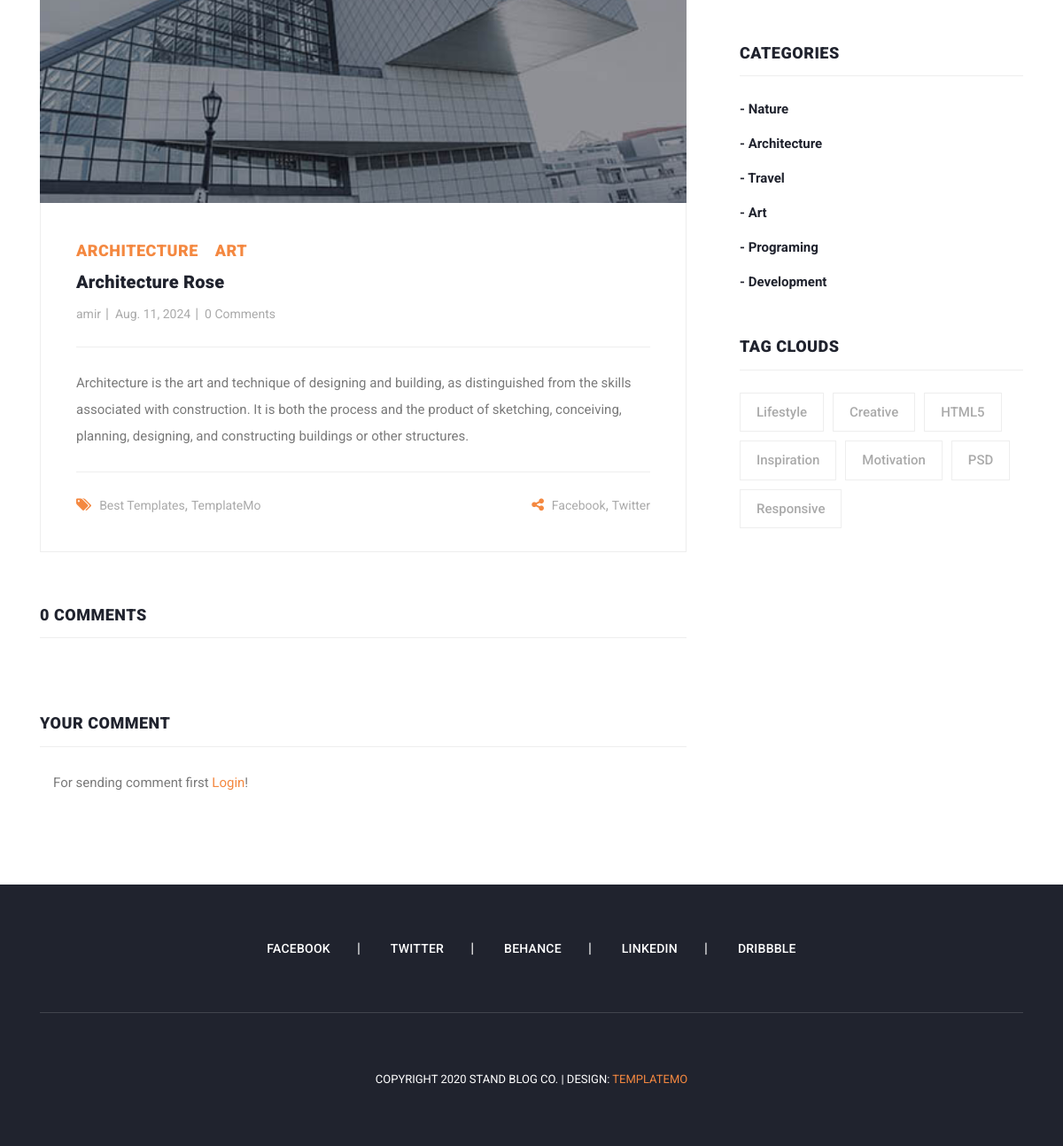
/posts/4/ (lower part), run on an earlier commit of the app's database.
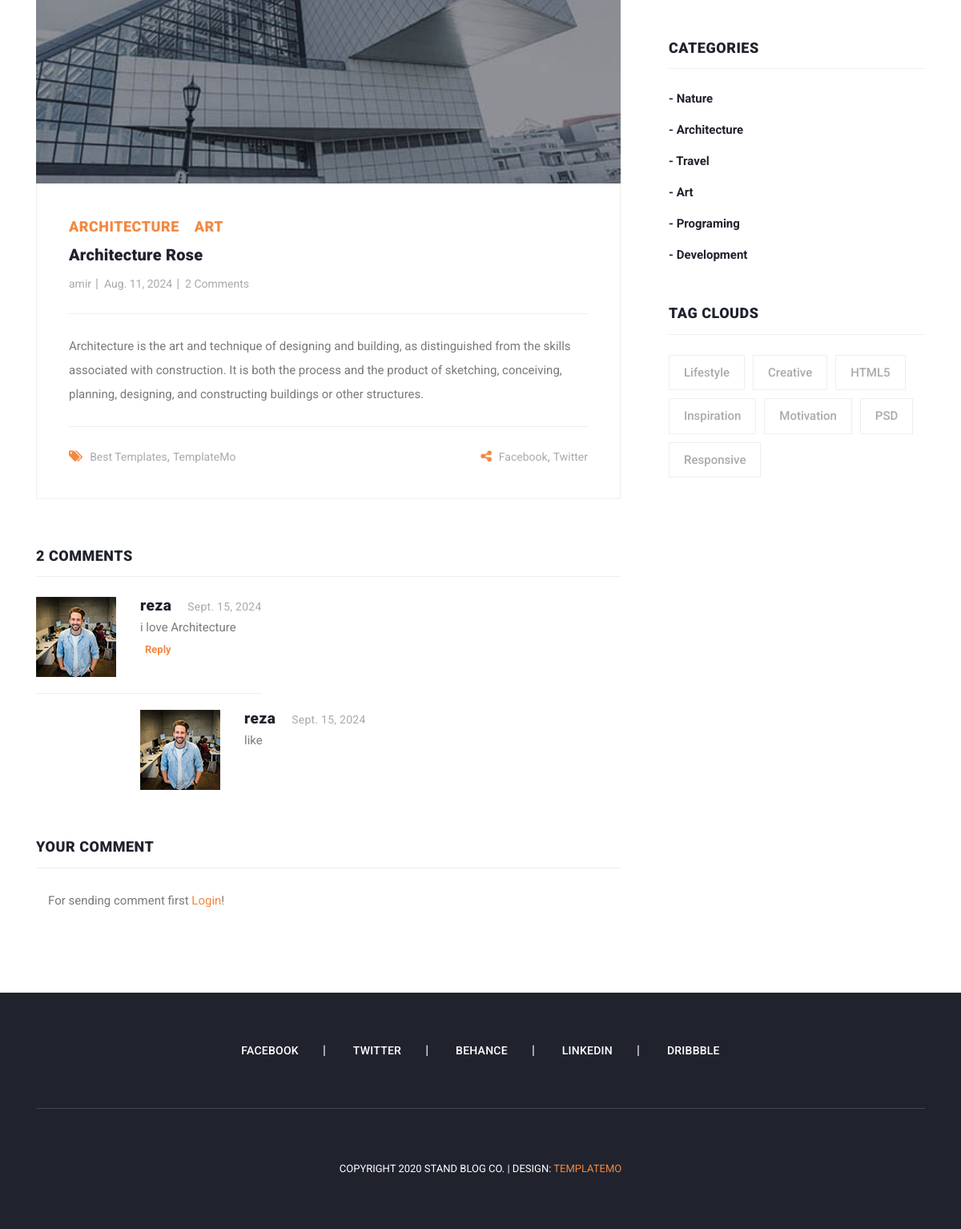
And on a later commit of the database.
### blog_app/models.py (models this page shows, shortened)
class Post(models.Model):
    author = models.ForeignKey(User, on_delete=models.CASCADE)
    title = models.CharField(max_length=100, unique_for_date='pub_date')
    category = models.ManyToManyField(Category)
    body = models.TextField()
    image = models.ImageField(upload_to='img/post')
    published = models.BooleanField(default=True)
    created = models.DateField(auto_now_add=True)
    updated = models.DateField(auto_now=True)
    pub_date = models.DateField(default=timezone.now())
    objects = ModelManager()
    class Meta:
        ordering = ('created',)
    def get_absolute_url(self):
        return reverse('blog:post_details', kwargs={'pk': self.pk})

class Category(models.Model):
    title = models.CharField(max_length=100)
    created = models.TimeField(auto_now_add=True)
    def __str__(self):
        return self.title

class Comment(models.Model):
    post = models.ForeignKey(Post, on_delete=models.CASCADE, related_name='comments')
    user = models.ForeignKey(User, on_delete=models.CASCADE, related_name='comments')
    parent = models.ForeignKey('self', blank=True, null=True, on_delete=models.CASCADE, related_name='replies')
    body = models.TextField()
    created = models.DateField(auto_now_add=True)

### account_app/models.py (models this page shows, shortened)
class Profile(models.Model):
    user = models.OneToOneField(User, on_delete=models.CASCADE)
    national_code = models.CharField(max_length=10)
    image = models.ImageField(upload_to='profile/img', blank=True, null=True)

### blog_app/views.py (the view)
# urls.py: path('posts/<int:pk>/', views.post_details, name='post_details'),
def post_details(request, pk):
    post = get_object_or_404(Post, pk=pk)
    if request.method == 'POST':
        parent_id = request.POST.get('parent_id')
        body = request.POST.get('body')
        Comment.objects.create(post=post, user=request.user, body=body, parent_id=parent_id)
    return render(request, 'blog_app/post_details.html', {'post': post})

### context_processors/context_processors.py (called while the page is built)
def recent_posts(request):
    return {'recent_posts': Post.objects.order_by('-created')[:3]}

def categorise(request):
    return {'categorise': Category.objects.all()}

### blog_app/templates/blog_app/post_details.html (shortened to what this page needs)
{% extends 'base.html' %}
{% load static %}
{% block content %}
    <section class="blog-posts grid-system">
        <div class="container">
            <div class="row">
                <div class="col-lg-8">
                    <div class="all-blog-posts">
                        <div class="row">
                            <div class="col-lg-12">
                                <div class="blog-post">
                                    <div class="blog-thumb">
                                        <img src="{{ post.image.url }}" alt="">
                                    </div>
                                    <div class="down-content">
                                        {% for cat in post.category.all %}
                                            <span style="margin-right: 15px">{{ cat }}</span>
                                        {% endfor %}
                                        <a href="post-details.html"><h4>{{ post.title }}</h4></a>
                                        <ul class="post-info">
                                            <li><a href="#">{{ post.author }}</a></li>
                                            <li><a href="#">{{ post.created }}</a></li>
                                            <li><a href="#">{{ post.comments.count }} Comments</a></li>
                                        </ul>
                                        <p>{{ post.body }}</p>
                                        <div class="post-options">
                                            <div class="row">
                                                <div class="col-6">
                                                    <ul class="post-tags">
                                                        <li><i class="fa fa-tags"></i></li>
                                                        <li><a href="#">Best Templates</a>,</li>
                                                        <li><a href="#">TemplateMo</a></li>
                                                    </ul>
                                                </div>
                                                <div class="col-6">
                                                    <ul class="post-share">
                                                        <li><i class="fa fa-share-alt"></i></li>
                                                        <li><a href="#">Facebook</a>,</li>
                                                        <li><a href="#"> Twitter</a></li>
                                                    </ul>
                                                </div>
                                            </div>
                                        </div>
                                    </div>
                                </div>
                            </div>
                            <div class="col-lg-12">
                                <div class="sidebar-item comments">
                                    <div class="sidebar-heading">
                                        <h2>{{ post.comments.count }} comments</h2>
                                    </div>
                                    <div class="content">
                                        <ul>
                                            {% for comment in post.comments.all %}
                                                {% if comment.parent == None %}
                                                    <li style="display: table">
                                                        <div class="author-thumb">
                                                            {% if comment.user.profile.image %}
                                                                <img src="{{ comment.user.profile.image.url }}"
                                                                     alt="profile_img">
                                                            {% else %}
                                                                <img src="{% static 'icon/profile.png' %}"
                                                                     alt="profile_img">
                                                            {% endif %}
                                                        </div>
                                                        <div class="right-content">
                                                            <h4>{{ comment.user.username }}<span>{{ comment.created }}</span>
                                                            </h4>
                                                            <p>{{ comment.body }}</p>
                                                            <button onclick="is_reply({{ comment.id }})"
                                                                    style=" font-weight: bold ; font-size: 13px;  background: transparent; border: none; color: #f48840">
                                                                Reply
                                                            </button>
                                                        </div>
                                                    </li>
                                                    {% for reply in comment.replies.all %}
                                                        <li class="replied" style="display: table">
                                                            <div class="author-thumb">
                                                                {% if reply.user.profile.image %}
                                                                    <img src="{{ reply.user.profile.image.url }}"
                                                                         alt="profile_img">
                                                                {% else %}
                                                                    <img src="{% static 'icon/profile.png' %}"
                                                                         alt="profile_img">
                                                                {% endif %}
                                                            </div>
                                                            <div class="right-content">
                                                                <h4>{{ reply.user.username }}<span>{{ reply.created }}</span>
                                                                </h4>
                                                                <p>{{ reply.body }}</p>
                                                            </div>
                                                        </li>
                                                    {% endfor %}
                                                {% endif %}
                                            {% endfor %}
                                        </ul>
                                    </div>
                                </div>
                            </div>
                            <div class="col-lg-12">
                                <div class="sidebar-item submit-comment">
                                    <div class="sidebar-heading">
                                        <h2>Your comment</h2>
                                    </div>
                                    <div class="content">
                                        {% if request.user.is_authenticated %}
                                            <form id="comment" action="" method="post">
                                                {% csrf_token %}
                                                <div class="row">
                                                    <input type="hidden" id="parent_id" name="parent_id">
                                                    <div class="col-lg-12">
                                                        <fieldset>
                                                        <textarea name="body" rows="6" id="body"
                                                                  placeholder="Type your comment"
                                                                  required=""></textarea>
                                                        </fieldset>
                                                    </div>
                                                    <div class="col-lg-12">
                                                        <fieldset>
                                                            <button type="submit" id="form-submit" class="main-button">
                                                                Submit
                                                            </button>
                                                        </fieldset>
                                                    </div>
                                                </div>
                                            </form>
                                        {% else %}
                                            <div class="col-lg-12">
                                                <fieldset>
                                                    <P>For sending comment first <a href="{% url 'account_app:login' %}"
                                                                                    style="color: #f48840">Login</a>!
                                                    </P>
                                                </fieldset>
                                            </div>
                                        {% endif %}
                                    </div>
                                </div>
                            </div>
                        </div>
                    </div>
                </div>
                {% include 'includes/sidebar.html' %}
            </div>
        </div>
    </section>
{% endblock %}

### templates/base.html (shortened to what this page needs)
{% load static %}
<!DOCTYPE html>
<html lang="en">
    <head>
        {% include 'includes/head_references.html' %}
    </head>
    <body>
        {% block content %}
        {% endblock %}
        {% include 'includes/footer.html' %}
    </body>
</html>

### templates/includes/head_references.html (shortened to what this page needs)
{% load static %}
<link href="{% static 'vendor/bootstrap/css/bootstrap.min.css' %}" rel="stylesheet">
<link rel="stylesheet" href="{% static 'css/fontawesome.css' %}">
<link rel="stylesheet" href="{% static 'css/templatemo-stand-blog.css' %}">
<link rel="stylesheet" href="{% static 'css/owl.css' %}">

### templates/includes/header.html (shortened to what this page needs)
{% load static %}

### templates/includes/sidebar.html (shortened to what this page needs)
<div class="col-lg-4">
    <div class="sidebar">
        <div class="row">
            <div class="col-lg-12">
                <div class="sidebar-item categories">
                    <div class="sidebar-heading">
                        <h2>Categories</h2>
                    </div>
                    <div class="content">
                        <ul>
                            {% for cat in categorise %}
                                <li><a href="{% url 'blog:category_details' cat.pk %}">- {{ cat.title }}</a></li>
                            {% endfor %}
                        </ul>
                    </div>
                </div>
            </div>
            <div class="col-lg-12">
                <div class="sidebar-item tags">
                    <div class="sidebar-heading">
                        <h2>Tag Clouds</h2>
                    </div>
                    <div class="content">
                        <ul>
                            <li><a href="#">Lifestyle</a></li>
                            <li><a href="#">Creative</a></li>
                            <li><a href="#">HTML5</a></li>
                            <li><a href="#">Inspiration</a></li>
                            <li><a href="#">Motivation</a></li>
                            <li><a href="#">PSD</a></li>
                            <li><a href="#">Responsive</a></li>
                        </ul>
                    </div>
                </div>
            </div>
        </div>
    </div>
</div>

### templates/includes/footer.html
{% load static %}
<footer>
    <div class="container">
        <div class="row">
            <div class="col-lg-12">
                <ul class="social-icons">
                    <li><a href="#">Facebook</a></li>
                    <li><a href="#">Twitter</a></li>
                    <li><a href="#">Behance</a></li>
                    <li><a href="#">Linkedin</a></li>
                    <li><a href="#">Dribbble</a></li>
                </ul>
            </div>
            <div class="col-lg-12">
                <div class="copyright-text">
                    <p>Copyright 2020 Stand Blog Co.
                        | Design: <a rel="nofollow" href="https://templatemo.com"
                                     target="_parent">TemplateMo</a></p>
                </div>
            </div>
        </div>
    </div>
</footer>

### templates/includes/footer_references.html (shortened to what this page needs)
{% load static %}

What changed in the data, as far as the page shows it:
computed for Post "Architecture Rose": comments.count "0" → "2"
added Comment: user.profile.image (picture), user.username "reza", created "Sept. 15, 2024", body "i love Architecture", shown under "2 COMMENTS"
added Comment: user.profile.image (picture), user.username "reza", created "Sept. 15, 2024", body "like"
